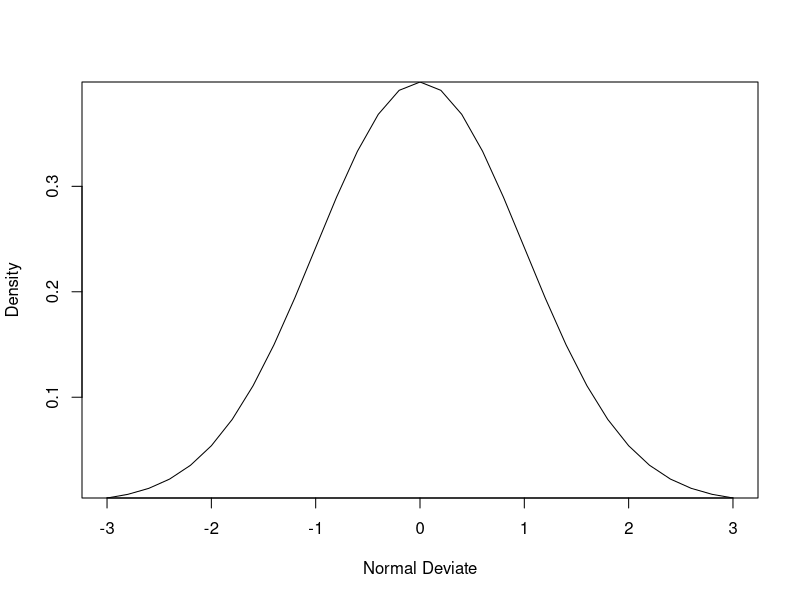
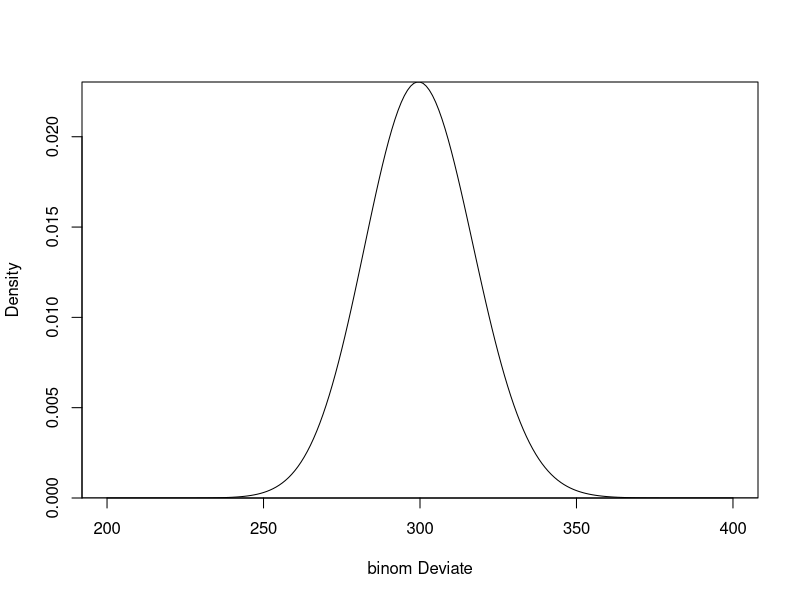

Source code (R) for these figures, in order:
x <- pretty(c(-3, 3), 30)
y <- dnorm(x)
plot(x, y, type = "l", xlab = "Normal Deviate", ylab = "Density", 
  yaxs = "i")


pnorm(1.96)  #位于z=1.96左侧的标准正态曲线下方的面积
pnorm(1.96,mean=100,sd=10)

qnorm(0.9,mean=500,sd=100) #均值为500，标准差为100的正态分布的0.9分位点值是多少

rnorm(50,mean=50,sd=10) #生成50个均值为50，标准差为10的正态随机数

#######################################################################
#二项分布
pbinom(9,size=10,prob=0.3)

x<- c(1:1000000)
y <- dbinom(x,size=length(x),prob=0.0003)
plot(x, y, type = "l", xlab = "binom Deviate", ylab = "Density",  yaxs = "i",xlim = c(200,400))
